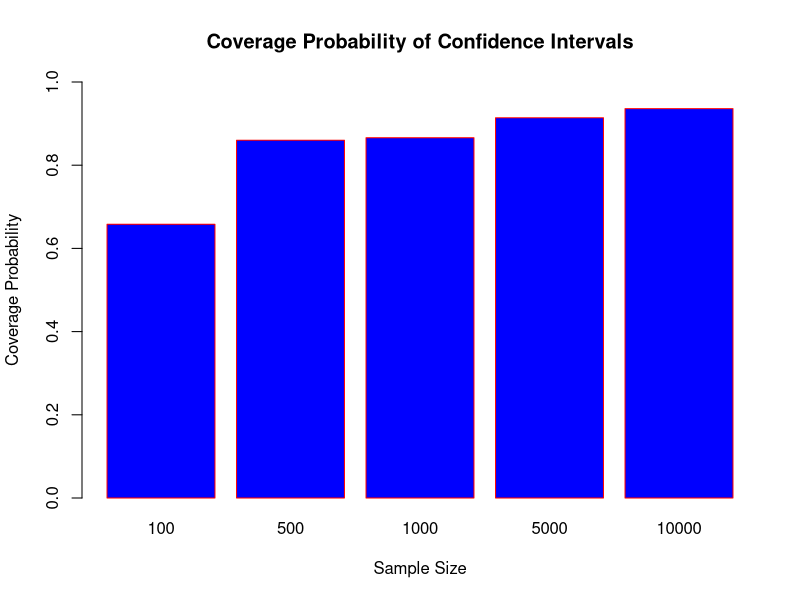

Source code (R):
#The distribution under study is Gamma(0.1, 0.1).

size = c(100,500,1000,5000,10000) #Sample sizes

iter = 500 #Number of iterations

shape = 0.01 ; rate = 0.01 #Parameters

alpha = 0.05 #confidence level



coverage_freq = function(shape, rate, alpha){#function for getting coverage probability

samp = rgamma(1e4 ,shape= shape, rate= rate) #n1 samples generated from Gamma(shape, scale)

bar_x = c(mean(samp[1:1e2]),mean(samp[1:5e2]),mean(samp[1:1e3]),mean(samp[1:5e3]),mean(samp[1:1e4])) #sample mean 

s2 = c(var(samp[1:1e2]), var(samp[1:5e2]), var(samp[1:1e3]),var(samp[1:5e3]),var(samp[1:1e4])) #sample variance

low_lim = bar_x - qnorm(1 - alpha/2)*sqrt(s2/size) #lower limit of CI

up_lim = bar_x + qnorm(1 - alpha/2)*sqrt(s2/size); #upper limit of CI

m = shape/rate #True mean

count = c(0,0,0,0,0) #countar variable for mean inside CI

for(i in 1:5){
  
  if(m >= low_lim[i] & m <= up_lim[i]){
    
    count[i] = 1
    
  } 
  
}

return(count)

}



prob1 = c(0,0,0,0,0) #Initializing relative frequency for inclusion of true mean

for(j in 1:iter){
  
prob1 = prob1 + coverage_freq(0.01,0.01,0.05)/iter

}



#bar diagram for relative frequency at different sample sizes

barplot(prob1,names.arg = size,ylim = c(0,1), xlab="Sample Size",ylab="Coverage Probability",col="blue",main="Coverage Probability of Confidence Intervals",border="red")











